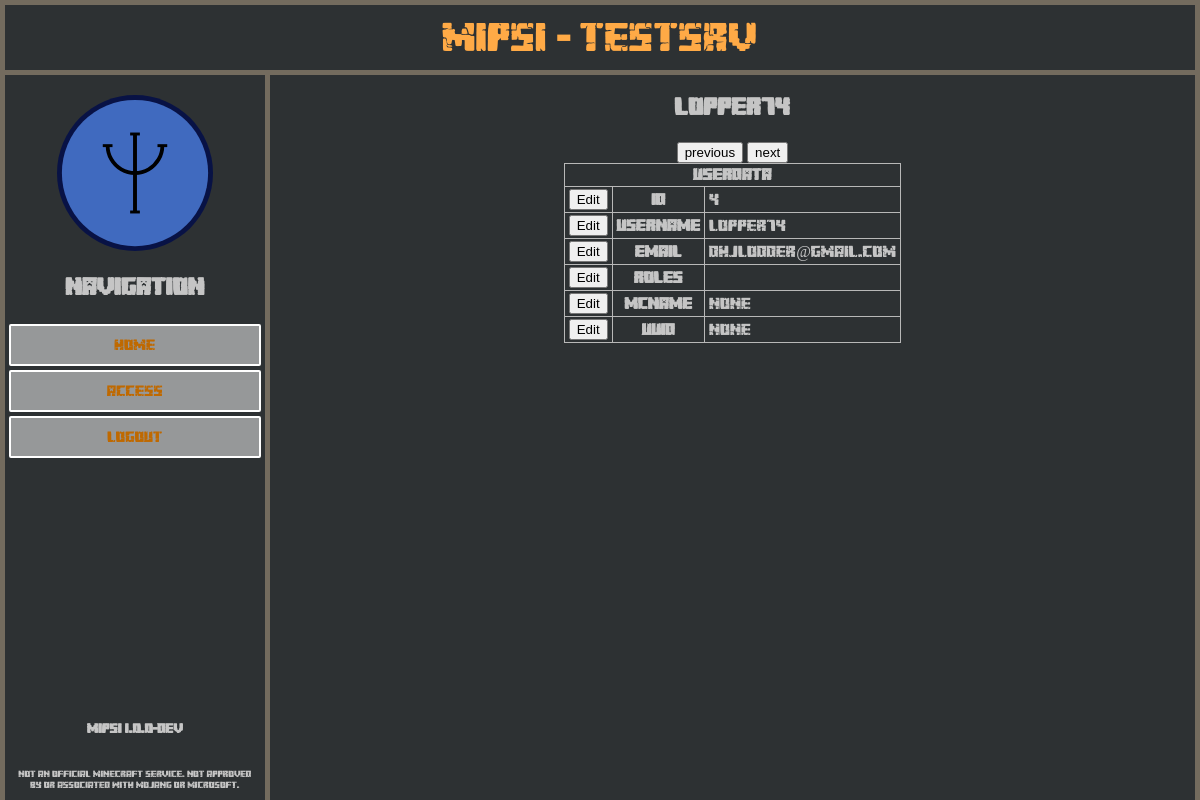
The page /users/4 on the database its author committed.
### main.py (models this page shows, shortened)
class User(db.Model, UserMixin):
	__tablename__ = 'user'
	id = db.Column(db.Integer, primary_key=True, autoincrement=True)
	active = db.Column(db.Boolean, default=True)
	email = db.Column(db.String, unique=True)
	username = db.Column(db.String, unique=True)
	passhash = db.Column(db.String)
	uuid = db.Column(db.String, unique = True)
	mcname = db.Column(db.String, unique = True)
	authenticated = db.Column(db.Boolean, default = False)
	roles = db.relationship('Role', secondary=roles_users, backref='User')

### main.py (the view)
@app.route('/users/<int:userId>', methods=['GET', 'UPDATE', 'DELETE'])
def user(userId):
	match request.method:
		case 'GET':
			usrIDS = [usr.id for usr in User.query.all()]
			closest = min(usrIDS, key=lambda x:abs(x-userId))
			if userId != closest:
				return redirect(f'/users/{closest}')
			usr = User.query.filter_by(id=userId).first()
			if usr == None:
				usr = User.query.filter_by(id=0).first()
			return render_template('/user.html', user=usr)
		case 'UPDATE':
			...
		case 'DELETE':
			...

### main.py (called while the page is built)
@app.context_processor
def injVars():
	return dict(current_user=current_user, version=__version__, srvName=__srv_name__)

### templates/user.html (shortened to what this page needs)
{% extends 'dashboard_base.html' %}
{% block head %}
	<link rel="stylesheet" href="/static/css/user.css">
{% endblock %}
{% block content %}
<h2 class="font-mc">{{user.username}}</h2>
<a href="/users/{{user.id -1 if user.id >=1 else 0}}"><button>previous</button></a>
<a href="/users/{{user.id +1}}"><button>next</button></a>
<center>
	<table>
		<tr>
			<th colspan="3">UserData</th>
		</tr>
		<tr>
			<td><button onclick="editUsr('id')" title="Edit Id">Edit</button></td>
			<th>ID</th>
			<td>{{user.id}}</td>
		</tr>
		<tr>
			<td><button onclick="editUsr('username')" title="Edit Username">Edit</button></td>
			<th>Username</th>
			<td>{{user.username}}</td>
		</tr>
		<tr>
			<td><button onclick="editUsr('email')" title="Edit Email">Edit</button></td>
			<th>email</th>
			<td>{{user.email}}</td>
		</tr>
		<tr>
			<td><button onclick="editUsr('roles')" title="Edit Role (not yet supported)">Edit</button></td>
			<th>roles</th>
			<td>{{user.roles}}</td>
		</tr>
		<tr>
			<td><button onclick="editUsr('mcname')" title="Edit MCName">Edit</button></td>
			<th>mcname</th>
			<td>{{user.mcname}}</td>
		</tr>
		<tr>
			<td><button onclick="editUsr('uuid')" title="Edit UUID">Edit</button></td>
			<th>uuid</th>
			<td>{{user.uuid}}</td>
		</tr>
	</table>
</center>
{% endblock %}

### static/css/dashboard.css (style rules this page uses)
body { display: grid; grid-template-areas: "head head head" "sidebar dashboard dashboard" "sidebar dashboard dashboard"; grid-template-rows: auto 1fr 1fr; grid-template-columns: auto 1fr 1fr; justify-content: center; align-items: center; min-height: 100vh; margin: 0px; padding: 0px; background-color: rgb(45, 49, 51); overflow: hidden; }
.font-mc { font-family: minecraft; color: #c5c5c5; }

### static/css/user.css (style rules this page uses)
table, th, td { border: 1px solid #b8b8b8; border-collapse: collapse; color: #c5c5c5; }
th, td { padding: 2px 4px 2px 4px; font-family: minecraft; }

### rows shown on the page
User: username "lopper74", id "4", email "dhjlodder@gmail.com", mcname "None", uuid "None"

### other values the page prints
{{ srvName }} "testsrv"
{{ version }} "1.0.0-dev"
